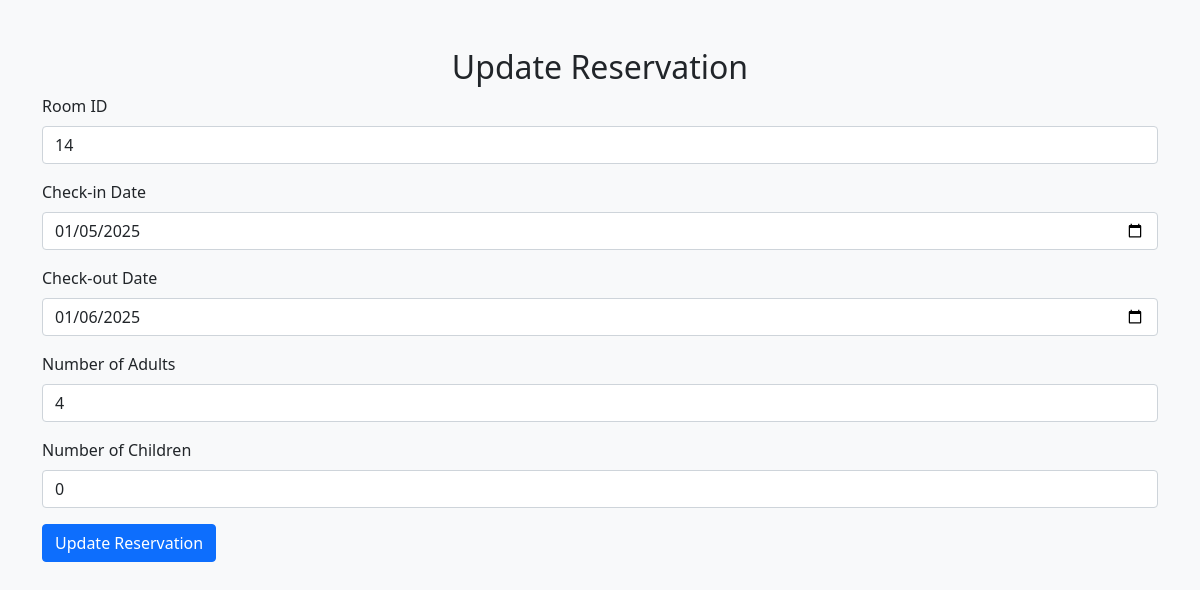
/update_reserv.php?id=18 (signed in), run on the app's committed database.
### tables this page shows
CREATE TABLE `reservations` (
  `id` int(11) NOT NULL,
  `user_id` int(11) NOT NULL,
  `room_id` int(11) NOT NULL,
  `check_in` date NOT NULL,
  `check_out` date NOT NULL,
  `adults` int(11) NOT NULL,
  `children` int(11) NOT NULL,
  `created_at` timestamp NOT NULL DEFAULT current_timestamp(),
  `city_id` int(11) NOT NULL,
  `hotel_id` int(11) DEFAULT NULL
);

### update_Reserv.php (the view, shortened to what this page needs)
<?php
require('./admins/incl/cnx.php');
$reservation_id = $_GET['id'];
$stmt = $pdo->prepare("SELECT * FROM reservations WHERE id = ? AND user_id = ?");
$stmt->execute([$reservation_id, $_SESSION['user_id']]);
$reservation = $stmt->fetch(PDO::FETCH_ASSOC);
?>
<!DOCTYPE html>
<html lang="en">
<head>
    <?php require('include/links.php'); ?>
</head>
<body class="bg-light">
    <div class="container mt-5">
        <h2 class="text-center">Update Reservation</h2>
        <form action="" method="POST">
            <div class="mb-3">
                <label for="room_id" class="form-label">Room ID</label>
                <input type="text" id="room_id" name="room_id" class="form-control" value="<?php echo $reservation['room_id']; ?>" required>
            </div>
            <div class="mb-3">
                <label for="check_in" class="form-label">Check-in Date</label>
                <input type="date" id="check_in" name="check_in" class="form-control" value="<?php echo $reservation['check_in']; ?>" required>
            </div>
            <div class="mb-3">
                <label for="check_out" class="form-label">Check-out Date</label>
                <input type="date" id="check_out" name="check_out" class="form-control" value="<?php echo $reservation['check_out']; ?>" required>
            </div>
            <div class="mb-3">
                <label for="adults" class="form-label">Number of Adults</label>
                <input type="number" id="adults" name="adults" class="form-control" value="<?php echo $reservation['adults']; ?>" required>
            </div>
            <div class="mb-3">
                <label for="children" class="form-label">Number of Children</label>
                <input type="number" id="children" name="children" class="form-control" value="<?php echo $reservation['children']; ?>" required>
            </div>
            <button type="submit" class="btn btn-primary">Update Reservation</button>
        </form>
    </div>
</body>
</html>

### data on the page
reservations: room_id "14", check_in "01/05/2025", check_out "01/06/2025", adults "4", children "0"
